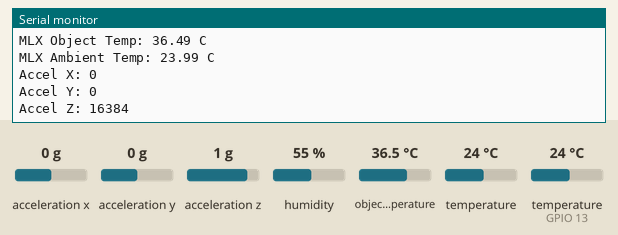
The sketch below on a simulated ESP32. Shown: the last lines printed to the serial monitor. Wiring (inferred from the names in the program): MLX90614 thermometer at I2C address 0x5A; MPU-6050 motion sensor at I2C address 0x68. Inputs (shaded band) come from the test bench; at power-on: acceleration x 0 g, humidity 55 %, acceleration y 0 g, temperature (sensor on GPIO 13) 24 °C, acceleration z 1 g, object temperature 36.5 °C, temperature 24 °C.

Above: at 2.8 s.
2.9 s: acceleration x set to -1.4 g
At 5.2 s:
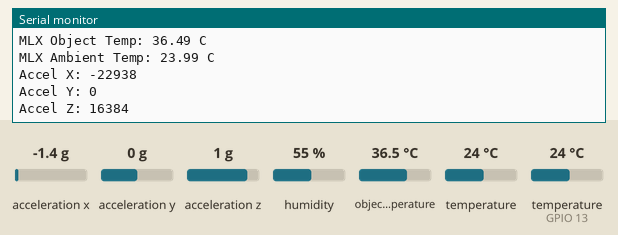
5.6 s: humidity set to 22 %
8.3 s: acceleration y set to -1.4 g
At 10.8 s:
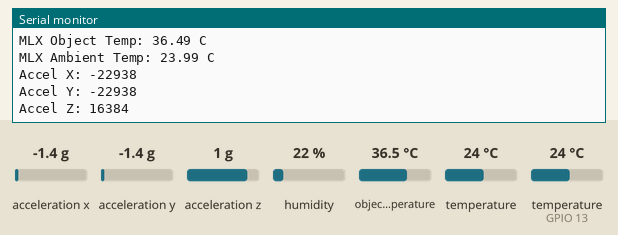
11.0 s: temperature (sensor on GPIO 13) set to 12 °C
13.7 s: acceleration z set to -1.4 g
At 14.6 s:
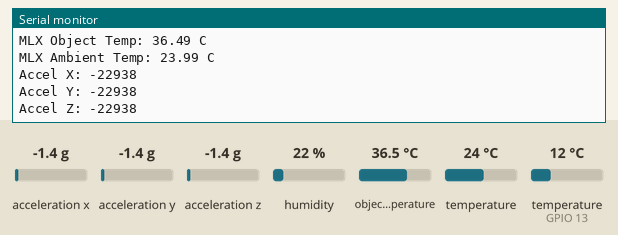

The sketch:

dht22_mpu6050.ino
```cpp
#include <Wire.h>
#include <DHT.h>

#define MPU_ADDR 0x68
#define MLX_ADDR 0x5A

#define DHTPIN 13
#define DHTTYPE DHT22

DHT dht(DHTPIN, DHTTYPE);

int16_t accelX, accelY, accelZ;

void setup() {

  Serial.begin(115200);

  Wire.begin(21,22);

  dht.begin();

  // Wake up MPU6050
  Wire.beginTransmission(MPU_ADDR);
  Wire.write(0x6B);
  Wire.write(0);
  Wire.endTransmission(true);

  Serial.println("All Sensors Ready");
}

void loop() {

  // ---------- MPU6050 ----------
  Wire.beginTransmission(MPU_ADDR);
  Wire.write(0x3B);
  Wire.endTransmission(false);
  Wire.requestFrom(MPU_ADDR,6,true);

  accelX = Wire.read()<<8 | Wire.read();
  accelY = Wire.read()<<8 | Wire.read();
  accelZ = Wire.read()<<8 | Wire.read();

  // ---------- DHT22 ----------
  float humidity = dht.readHumidity();
  float temperature = dht.readTemperature();

  // ---------- MLX90614 ----------
  uint16_t data;

  // Object temperature
  Wire.beginTransmission(MLX_ADDR);
  Wire.write(0x07);
  Wire.endTransmission(false);
  Wire.requestFrom(MLX_ADDR,3);

  data = Wire.read();
  data |= Wire.read() << 8;
  Wire.read();

  float objectTemp = data * 0.02 - 273.15;

  // Ambient temperature
  Wire.beginTransmission(MLX_ADDR);
  Wire.write(0x06);
  Wire.endTransmission(false);
  Wire.requestFrom(MLX_ADDR,3);

  data = Wire.read();
  data |= Wire.read() << 8;
  Wire.read();

  float ambientTemp = data * 0.02 - 273.15;

  // ---------- Serial Output ----------
  Serial.println("---------------------------");

  Serial.print("DHT Temp: ");
  Serial.print(temperature);
  Serial.println(" C");

  Serial.print("Humidity: ");
  Serial.print(humidity);
  Serial.println(" %");

  Serial.print("MLX Object Temp: ");
  Serial.print(objectTemp);
  Serial.println(" C");

  Serial.print("MLX Ambient Temp: ");
  Serial.print(ambientTemp);
  Serial.println(" C");

  Serial.print("Accel X: ");
  Serial.println(accelX);

  Serial.print("Accel Y: ");
  Serial.println(accelY);

  Serial.print("Accel Z: ");
  Serial.println(accelZ);

  delay(2000);
}
```

Measured:
- after the input at 2.9 s, the serial monitor: prints a new line after 1.1 s (image 1)
- after the input at 8.3 s, the serial monitor: prints a new line after 1.8 s (image 2)
- after the input at 13.7 s, the serial monitor: prints a new line after 0.43 s (image 3)
